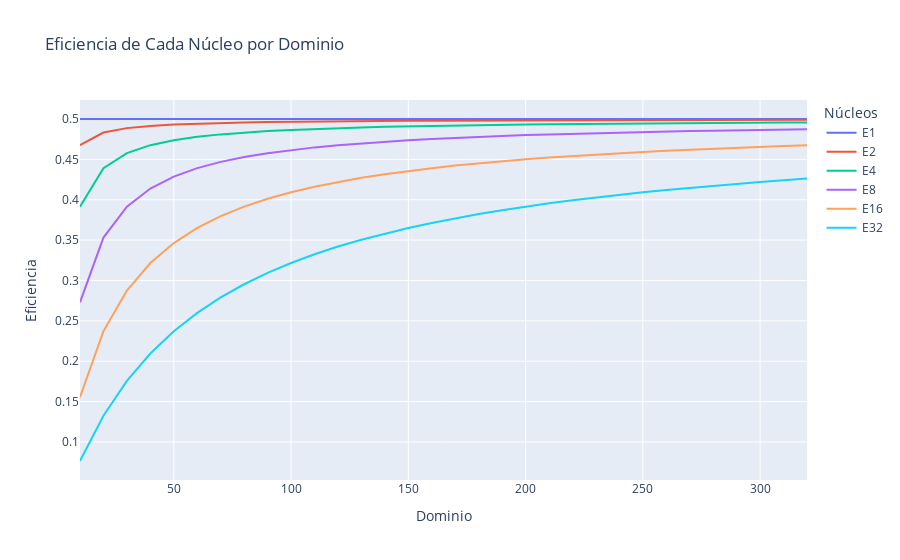

Write notebook code for a chart like this one.
### Markdown cell above
## Eficiencia de cada núcleo en el dominio

### Code cell
fig = px.line(df, x='Dominio', y=['E1','E2', 'E4', 'E8','E16', 'E32'],
             labels={
                 'value': 'Eficiencia',
                 'variable': 'Núcleos'
             },
             title='Eficiencia de Cada Núcleo por Dominio')
fig.show()

### Figure 1 — Plotly figure (JSON) as saved in the notebook; plotly's stock layout.template omitted (floating-point values rounded to 4 significant figures)
{"data": [{"hovertemplate": "Núcleos=E1<br>Dominio=%{x}<br>Eficiencia=%{y}<extra></extra>", "legendgroup": "E1", "line": {"color": "#636efa", "dash": "solid"}, "mode": "lines", "name": "E1", "orientation": "v", "showlegend": true, "type": "scatter", "x": [10, 20, 30, 40, 50, 60, 70, 80, 90, 100, 110, 120, 130, 140, 150, 160, 170, 180, 190, 200, 210, 220, 230, 240, 250, 260, 270, 280, 290, 300, 310, 320], "xaxis": "x", "y": [0.5, 0.5, 0.5, 0.5, 0.5, 0.5, 0.5, 0.5, 0.5, 0.5, 0.5, 0.5, 0.5, 0.5, 0.5, 0.5, 0.5, 0.5, 0.5, 0.5, 0.5, 0.5, 0.5, 0.5, 0.5, 0.5, 0.5, 0.5, 0.5, 0.5, 0.5, 0.5], "yaxis": "y"}, {"hovertemplate": "Núcleos=E2<br>Dominio=%{x}<br>Eficiencia=%{y}<extra></extra>", "legendgroup": "E2", "line": {"color": "#EF553B", "dash": "solid"}, "mode": "lines", "name": "E2", "orientation": "v", "showlegend": true, "type": "scatter", "x": [10, 20, 30, 40, 50, 60, 70, 80, 90, 100, 110, 120, 130, 140, 150, 160, 170, 180, 190, 200, 210, 220, 230, 240, 250, 260, 270, 280, 290, 300, 310, 320], "xaxis": "x", "y": [0.4676, 0.4833, 0.4887, 0.4915, 0.4932, 0.4943, 0.4951, 0.4957, 0.4962, 0.4966, 0.4969, 0.4971, 0.4973, 0.4975, 0.4977, 0.4978, 0.498, 0.4981, 0.4982, 0.4983, 0.4984, 0.4984, 0.4985, 0.4986, 0.4986, 0.4987, 0.4987, 0.4988, 0.4988, 0.4988, 0.4989, 0.4989], "yaxis": "y"}, {"hovertemplate": "Núcleos=E4<br>Dominio=%{x}<br>Eficiencia=%{y}<extra></extra>", "legendgroup": "E4", "line": {"color": "#00cc96", "dash": "solid"}, "mode": "lines", "name": "E4", "orientation": "v", "showlegend": true, "type": "scatter", "x": [10, 20, 30, 40, 50, 60, 70, 80, 90, 100, 110, 120, 130, 140, 150, 160, 170, 180, 190, 200, 210, 220, 230, 240, 250, 260, 270, 280, 290, 300, 310, 320], "xaxis": "x", "y": [0.3915, 0.4391, 0.4577, 0.4676, 0.4737, 0.4779, 0.481, 0.4833, 0.4851, 0.4865, 0.4877, 0.4887, 0.4896, 0.4903, 0.4909, 0.4915, 0.492, 0.4924, 0.4928, 0.4932, 0.4935, 0.4938, 0.494, 0.4943, 0.4945, 0.4947, 0.4949, 0.4951, 0.4953, 0.4954, 0.4956, 0.4957], "yaxis": "y"}, {"hovertemplate": "Núcleos=E8<br>Dominio=%{x}<br>Eficiencia=%{y}<extra></extra>", "legendgroup": "E8", "line": {"color": "#ab63fa", "dash": "solid"}, "mode": "lines", "name": "E8", "orientation": "v", "showlegend": true, "type": "scatter", "x": [10, 20, 30, 40, 50, 60, 70, 80, 90, 100, 110, 120, 130, 140, 150, 160, 170, 180, 190, 200, 210, 220, 230, 240, 250, 260, 270, 280, 290, 300, 310, 320], "xaxis": "x", "y": [0.273, 0.3531, 0.3915, 0.4139, 0.4287, 0.4391, 0.4469, 0.4529, 0.4577, 0.4616, 0.4648, 0.4676, 0.4699, 0.472, 0.4737, 0.4753, 0.4767, 0.4779, 0.479, 0.48, 0.481, 0.4818, 0.4825, 0.4833, 0.4839, 0.4845, 0.4851, 0.4856, 0.4861, 0.4865, 0.4869, 0.4873], "yaxis": "y"}, {"hovertemplate": "Núcleos=E16<br>Dominio=%{x}<br>Eficiencia=%{y}<extra></extra>", "legendgroup": "E16", "line": {"color": "#FFA15A", "dash": "solid"}, "mode": "lines", "name": "E16", "orientation": "v", "showlegend": true, "type": "scatter", "x": [10, 20, 30, 40, 50, 60, 70, 80, 90, 100, 110, 120, 130, 140, 150, 160, 170, 180, 190, 200, 210, 220, 230, 240, 250, 260, 270, 280, 290, 300, 310, 320], "xaxis": "x", "y": [0.1554, 0.2371, 0.2875, 0.3216, 0.3464, 0.365, 0.3797, 0.3915, 0.4011, 0.4092, 0.4161, 0.422, 0.4271, 0.4316, 0.4356, 0.4391, 0.4423, 0.4451, 0.4477, 0.4501, 0.4522, 0.4542, 0.456, 0.4577, 0.4593, 0.4607, 0.462, 0.4633, 0.4645, 0.4656, 0.4666, 0.4676], "yaxis": "y"}, {"hovertemplate": "Núcleos=E32<br>Dominio=%{x}<br>Eficiencia=%{y}<extra></extra>", "legendgroup": "E32", "line": {"color": "#19d3f3", "dash": "solid"}, "mode": "lines", "name": "E32", "orientation": "v", "showlegend": true, "type": "scatter", "x": [10, 20, 30, 40, 50, 60, 70, 80, 90, 100, 110, 120, 130, 140, 150, 160, 170, 180, 190, 200, 210, 220, 230, 240, 250, 260, 270, 280, 290, 300, 310, 320], "xaxis": "x", "y": [0.07639, 0.1325, 0.1755, 0.2095, 0.2371, 0.2598, 0.279, 0.2953, 0.3094, 0.3216, 0.3324, 0.342, 0.3505, 0.3581, 0.365, 0.3713, 0.377, 0.3822, 0.387, 0.3915, 0.3956, 0.3993, 0.4029, 0.4062, 0.4092, 0.4121, 0.4148, 0.4173, 0.4197, 0.422, 0.4241, 0.4262], "yaxis": "y"}], "layout": {"legend": {"title": {"text": "Núcleos"}, "tracegroupgap": 0}, "title": {"text": "Eficiencia de Cada Núcleo por Dominio"}, "xaxis": {"anchor": "y", "domain": [0, 1], "title": {"text": "Dominio"}}, "yaxis": {"anchor": "x", "domain": [0, 1], "title": {"text": "Eficiencia"}}}}
